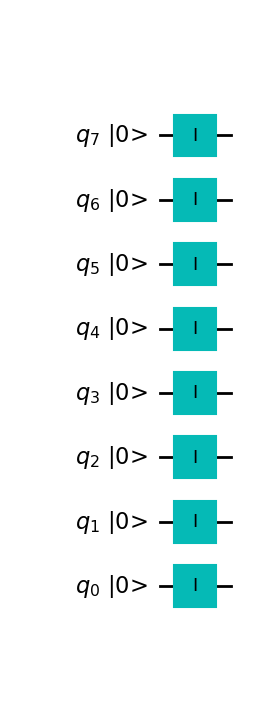
#> input picture Ivo/Quantum_Circuit/stitch_0.png, 264 x 702 px; its folder holds 5 pictures in this run; the run also reads 3 pictures not shown here
$ jupyter execute --allow-errors 'Quantum Trained Data.ipynb'
#> lines starting #> are read from the running program, lines starting #| are printed output that depends on the picture
### Ivo/sin_generator.py
import numpy as np
import matplotlib.pyplot as plt
np.random.seed(2664)
import random
from sklearn.preprocessing import normalize

# [267 lines left out: functions sin_gen, sin_gen2, sin_gen3, sin_gen3nn, sin_gen3m, sin_genn and 1 more, not called in this run]

#reinitailize data,


def sin_gen3o(snr, length, noisefreq): #input snr as power ratio
    data_length = 256
    x = np.linspace(0,2*np.pi,data_length) #create "time series" over period 2pi with data_length points
    outputs = [] # initialize empty example and label arrays
    labels = []

    for i in range(0,length): #10000 total examples (training and test)

        #f=np.random.randint(10,20)          #random freq and phase to give sin wave
        f=2
        #f=10
        phase = np.random.randint(0,256)
        signal = np.sin((f*x)+phase)
        sig_avg_power = np.mean(signal**2)
        #noise_power = sig_avg_power / snr
        if snr == 0:
            noise = [1e-20] * data_length
        else:
            noise_power = sig_avg_power / snr
            noise = np.random.normal(0,np.sqrt(noise_power),data_length)   #normal dist. mean 0, st.dev. given by noise power

        if i < (length/2): #half of examples to be signal with noise
            output = signal + noise
            #output=[float(i)/max(output) for i in output] #normalise datas
            label = 1
        else:       #half of examples only noise
            output = np.sin((noisefreq*x)+ phase) + noise
            #output = [0.00000001] * data_length
            #output=[float(i)/max(output) for i in output] #normalise noise
            label = 0 #label corresponding to just noise is 0

        outputs.append(output) #add example to array
        labels.append(label) #add corresponding label to array

    dataset = [outputs, labels] #entire dataset contains all examples and their corresponding labels
    return(dataset)

def sin_gen3o10(snr, length, noisefreq): #input snr as power ratio
    data_length = 256
    x = np.linspace(0,2*np.pi,data_length) #create "time series" over period 2pi with data_length points
    outputs = [] # initialize empty example and label arrays
    labels = []

    for i in range(0,length): #10000 total examples (training and test)

        #f=np.random.randint(10,20)          #random freq and phase to give sin wave
        #f=2
        f=10
        phase = np.random.randint(0,256)
        signal = np.sin((f*x)+phase)
        sig_avg_power = np.mean(signal**2)
        #noise_power = sig_avg_power / snr
        if snr == 0:
            noise = [1e-20] * data_length
        else:
            noise_power = sig_avg_power / snr
            noise = np.random.normal(0,np.sqrt(noise_power),data_length)   #normal dist. mean 0, st.dev. given by noise power

        if i < (length/2): #half of examples to be signal with noise
            output = signal + noise
            #output=[float(i)/max(output) for i in output] #normalise datas
            label = 1
        else:       #half of examples only noise
            output = np.sin((noisefreq*x)+ phase) + noise
            #output = [0.00000001] * data_length
            #output=[float(i)/max(output) for i in output] #normalise noise
            label = 0 #label corresponding to just noise is 0

        outputs.append(output) #add example to array
        labels.append(label) #add corresponding label to array

    dataset = [outputs, labels] #entire dataset contains all examples and their corresponding labels
    return(dataset)

### Ivo/Quantum Trained Data.ipynb
[cell 1]
## Necessary Imports
import numpy as np
import matplotlib.pyplot as plt

#used to resize plots in a grid
def set_size(w,h, ax=None):
    """ w, h: width, height in inches """
    if not ax: ax=plt.gca()
    l = ax.figure.subplotpars.left
    r = ax.figure.subplotpars.right
    t = ax.figure.subplotpars.top
    b = ax.figure.subplotpars.bottom
    figw = float(w)/(r-l)
    figh = float(h)/(t-b)
    ax.figure.set_size_inches(figw, figh)

from bokeh.palettes import Viridis256, Cividis256, Turbo256

[cell 2]
import pandas as pd
import numpy as np
from bokeh.layouts import gridplot
from bokeh.plotting import figure, show, save, output_file, reset_output
import os
from os import listdir
from os.path import isfile, join
from bokeh.palettes import Category10
from bokeh.models import Panel, Tabs, ColumnDataSource
from bokeh.layouts import column, row
import webbrowser
from bokeh.models import Label, Title, NumeralTickFormatter
from bokeh.models.widgets import DataTable, DateFormatter, TableColumn

TabPanel = Panel
colorscheme = Category10[10]
TOOLS = "pan,wheel_zoom,box_zoom,reset,save,box_select"
from bokeh.io import output_notebook

[cell 3]
# [44 lines left out: function extractor, not called in this run]

[cell 4]
import glob
figsize=(14,10)
width=0.75
color='black'
fontsize=28
ticksize=22
figsize=(14,10)

[cell 5]
import glob

files=glob.glob(r'C:\Users\ivoll\OneDrive\Documents\qml_sin-3 copy\Quantum_data\qdata_10000_0.*.txt')

[cell 6]
for fname in files[8:]:
    with open(fname) as f:
        lines = f.readlines()
        all=''.join(lines)
        allstates=all.split(')], ')
        #print(len(allstates))
        labels=allstates[1]
        labels=labels[:-1]
        labels=labels.strip(']')
        labels=labels.strip('[')
        labels=labels.split(',')
        labels=[eval(i) for i in labels]
        # [4 lines of commented-out code are left out]
        all = all.split('),')
        #print(all)
        print(len(all))
        jj=0
        all_new=[]
        for item in all:
        #    print(item)
            item = item.replace('[array(','')
            item = item.replace('rray([','')
            item=item[2:-1]
            #print(item)
            item=item.replace('\n       ','')
            item=item.replace('  ','')
            item=item.replace(' ','')
            item=item.split(',')
            #print(item)
            #print(len(item))
            #print(jj,len(item))

            if jj == 9999:

                item=';'.join(item)
                #print(item)
                item=item.split(')')
                item=item[0]
                item=item[:-1]
                #print(item)
                item=item.split(';')
                print('testsdvhfsuyds',len(item))
            if len(item) == 256:
                gg=[]
                for i in item:
                    #try:
                    #print(i)
                    h=np.complex128(i)
                    #print(h.real,h.imag)
                    gg.append(h)
                    # [6 lines of commented-out code are left out]
                jj=jj+1
            #break
            gg=np.array(gg,dtype=complex)

            #print(type(gg))
            all_new.append(gg)
        dataset=[all_new,labels]

        for i in range (0,200):
            all_new_s = dataset[0][0+i]
            print(all_new_s.imag)
            kind = dataset[1][0+i]
            #fig = plt.figure(figsize=figsize)
            fig = plt.figure()
            #distance between subplots in the output
            fig.subplots_adjust(hspace=0.4,wspace=0.4)
            fig.suptitle('P-noise:'+fname)
            ax=fig.add_subplot(1,2,1)
            #ax = fig.add_subplot(111)
            ax.plot(all_new_s.real, color='black', label='Real '+ str(kind))
            ax.plot(all_new_s.imag, color='grey', label='Imaginary '+ str(kind))

            ax.tick_params(axis='both', labelsize=ticksize)
            ax.set_xlabel('State', fontsize=fontsize)
            ax.set_ylabel('Amplitude', fontsize=fontsize)
            leg = ax.legend(fontsize=3*fontsize//4)

            all_new_s = dataset[0][0+5000+i]
            kind = dataset[1][0+5000+i]
            #fig = plt.figure(figsize=figsize)
            #ax = fig.add_subplot(211)
            ax=fig.add_subplot(1,2,2)
            ax.plot(all_new_s.real, color='black', label='Real '+ str(kind))
            ax.plot(all_new_s.imag, color='grey', label='Imaginary '+ str(kind))
            print(all_new_s)
            ax.tick_params(axis='both', labelsize=ticksize)
            ax.set_xlabel('State', fontsize=fontsize)
            ax.set_ylabel('Amplitude', fontsize=fontsize)
            leg = ax.legend(fontsize=3*fontsize//4)
            set_size(15,10)
            plt.show()
        #print(len(all_new))
        #print(type(all_new[0]),labels[0])

[cell 7]
fname =r'C:\Users\ivoll\OneDrive\Documents\qml_sin-3 copy\Quantum_data\qdata_10000_0.8.txt'
#> (the rest of this cell did not finish here and is left out)

#> (a cell that did not finish here is left out)

## Training data plot

[cell 9]
# [36 lines left out: function sin_gen3o, not called in this run]

## Test data plot

[cell 10]
import sin_generator

[cell 11]
for jj in range(0,20):
    fig = plt.figure()
    #distance between subplots in the output
    fig.subplots_adjust(hspace=0.4,wspace=0.4)
    x = np.linspace(0,2*np.pi,256)
    #fig.suptitle('Input Signal with SNR: '+str(jj))

    jj=0
    kk=0
    #plots 6 graphs in a 2x3 array
    for i in range(1,5):
        ax=fig.add_subplot(2,2,i)
        if i < 3:
            dataset = sin_generator.sin_gen3o(jj, 100,0.5)
            jj=jj+1
        else:
            dataset = sin_generator.sin_gen3o10(kk, 100,0.5)
            kk=kk+1
        #gets the the step size from the list above


        #calculate the analytical solution
        #t=np.arange(0,100+h,h)


        #plots the analytical and euler solution on the same graph
        #ax.plot(t,a,label="Bacteria Problem analytical solution")
        label=dataset[1][i]
        if label == 0:
            l='signal 1'
        else:
            l='signal 2'
        ax.plot(x,dataset[0][i],label='Input '+ l)
        label=dataset[1][i+int(len(dataset[0])/2)]
        if label == 0:
            l='signal 1'
        else:
            l='signal 2'
        ax.plot(x,dataset[0][i+int(len(dataset[0])/2)],label='Input '+ l)
        #ax.plot(e1[0],e1[1], label ="Euler method \n where h="+str(h))

        #log scaled and axis labels
        #ax.set_yscale('log')
        ax.set_xlabel("time")
        ax.set_ylabel("Amplitude")
        ax.grid()
        ax.legend()
        if jj == 1 or kk == 1:
            plt.title('No Added Noise')
        elif i < 3:
            plt.title('SNR: '+str(jj-1))
        else:
            plt.title('SNR: '+str(kk-1))
        #graph scaled
        set_size(15,10)
        #jj=jj+1
    plt.tight_layout()
    plt.show()
    break
#> this loop made 1 pass
#> pass 1, `plt.show()`:
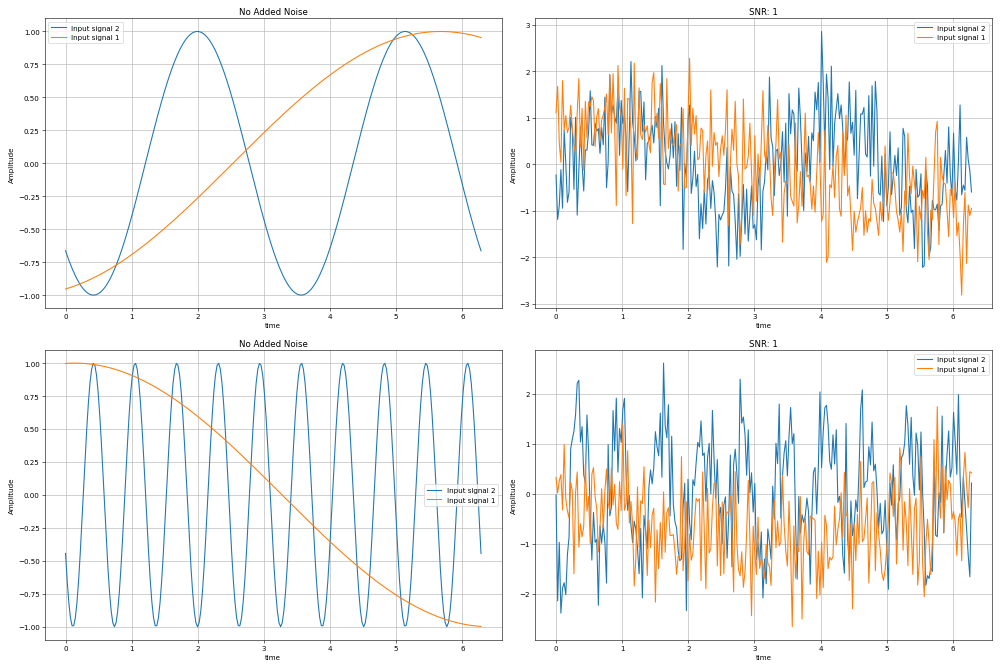
#> figure drawn by matplotlib, 4 panels; panel 1: curve peaks at x = 2, y = 1; panel 1: curve peaks at x = 5.67, y = 1; panel 2: curve peaks at x = 4.02, y = 2.85; panel 2: curve peaks at x = 2.02, y = 2.28

[cell 12]
for s in range(10,200+10,10):
    print(s)

[cell 13]
import numpy as np
import matplotlib.pyplot as plt
np.random.seed(2664)
import random
from sklearn.preprocessing import normalize

from qiskit import QuantumCircuit, QuantumRegister, ClassicalRegister, execute, Aer, IBMQ
from qiskit.quantum_info import Pauli
from qiskit.tools.visualization import circuit_drawer
import itertools as it
#import numpy as np
import matplotlib.pyplot as plt
import matplotlib

import Benchmarking

#matplotlib.rcParams['mathtext.fontset'] = 'stix'
#matplotlib.rcParams['font.family'] = 'STIXGeneral'
width=0.75
color='black'
fontsize=28
ticksize=22
figsize=(14,10)

[cell 14]
import glob

images_files=glob.glob(r'C:\Users\ivoll\OneDrive\Documents\qml_sin-3 copy\Quantum_Circuit\s*.png')

#> (a cell that did not finish here is left out)

[cell 16]
import imageio
images = []
for images_file in images_files:
    images.append(imageio.imread(images_file))
imageio.mimsave(r'C:\\Users\\ivoll\\OneDrive\\Documents\\qml_sin-3 copy\\Quantum_Circuit\\movie.gif', images)

[cell 17]
import glob
import contextlib
from PIL import Image

[cell 18]
fp_in = r'C:\Users\ivoll\OneDrive\Documents\qml_sin-3 copy\Quantum_Circuit\s*.png'
fp_out = r'C:\\Users\\ivoll\\OneDrive\\Documents\\qml_sin-3 copy\\Quantum_Circuit\\movie1.gif'

[cell 19]
#Image.open(images_files[0])

[cell 20]
with contextlib.ExitStack() as stack:

    # lazily load images
    imgs = (stack.enter_context(Image.open(f))
            for f in sorted(glob.glob(fp_in)))

    # extract  first image from iterator
    img = next(imgs)
#> img is the input picture: PIL image 264x702 RGBA; mean R, G, B, A 229.9, 244.9, 244.5, 255
